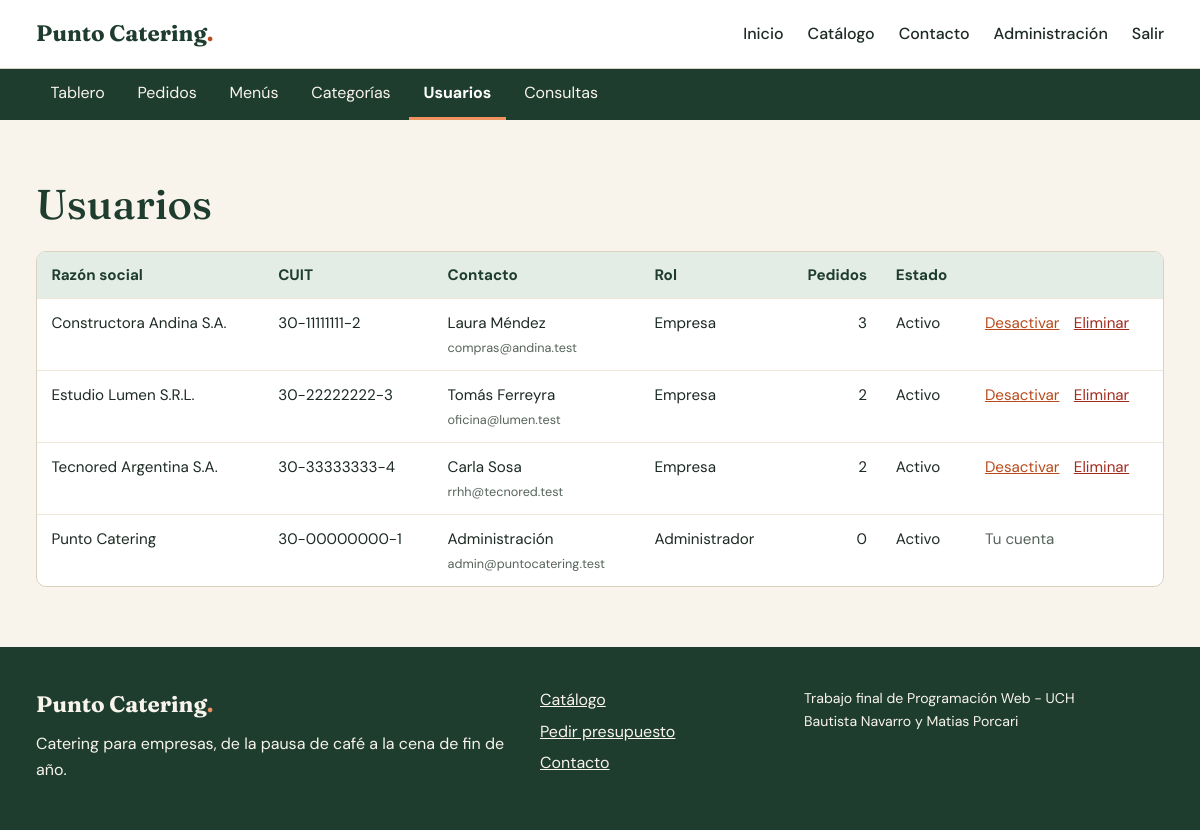
The app's page /admin/usuarios.php (signed in) with its own data.
### tables this page shows
CREATE TABLE usuarios (
    id_usuario       INT UNSIGNED AUTO_INCREMENT PRIMARY KEY,
    razon_social     VARCHAR(120) NOT NULL,
    cuit             CHAR(13) NOT NULL UNIQUE,             
    nombre_contacto  VARCHAR(100) NOT NULL,
    correo           VARCHAR(150) NOT NULL UNIQUE,
    telefono         VARCHAR(30) NOT NULL,
    contrasena_hash  VARCHAR(255) NOT NULL,                
    rol              ENUM('cliente', 'administrador') NOT NULL DEFAULT 'cliente',
    activo           TINYINT(1) NOT NULL DEFAULT 1,        
    fecha_alta       TIMESTAMP NOT NULL DEFAULT CURRENT_TIMESTAMP
);

### includes/funciones.php (called while the page is built, shortened)
<?php
function escapar(mixed $valor): string
{
    return htmlspecialchars((string) $valor, ENT_QUOTES, 'UTF-8');
}

### includes/conexion.php (called while the page is built, shortened)
<?php
function obtener_conexion(): PDO
{
    static $conexion = null;
    if ($conexion === null) {
        $origen = 'mysql:host=' . BD_SERVIDOR . ';dbname=' . BD_NOMBRE . ';charset=utf8mb4';
        $conexion = new PDO($origen, BD_USUARIO, BD_CONTRASENA, [
            PDO::ATTR_ERRMODE => PDO::ERRMODE_EXCEPTION,
            PDO::ATTR_DEFAULT_FETCH_MODE => PDO::FETCH_ASSOC,
            PDO::ATTR_EMULATE_PREPARES => false,
        ]);
    }
    return $conexion;
}

### includes/sesion.php (called while the page is built, shortened)
<?php
function usuario_actual(): ?array
{
    static $usuario = null;
    static $consultado = false;
    if (!$consultado) {
        if (isset($_SESSION['id_usuario'])) {
            $consulta = obtener_conexion()->prepare('SELECT * FROM usuarios WHERE id_usuario = ? AND activo = 1');
            $consulta->execute([$_SESSION['id_usuario']]);
            $usuario = $consulta->fetch() ?: null;
        }
    }
    return $usuario;
}
function requerir_sesion(): array
{
    $usuario = usuario_actual();
    return $usuario;
}
function requerir_administrador(): array
{
    $usuario = requerir_sesion();
    return $usuario;
}

### admin/usuarios.php (the view, shortened to what this page needs)
<?php
$administrador = requerir_administrador();
$conexion = obtener_conexion();
$usuarios = $conexion->query(
    'SELECT u.*, COUNT(p.id_pedido) AS cantidad_pedidos
     FROM usuarios u
     LEFT JOIN pedidos p ON p.id_usuario = u.id_usuario
     GROUP BY u.id_usuario
     ORDER BY u.rol, u.razon_social'
)->fetchAll();
require __DIR__ . '/../includes/encabezado.php';
?>
<section class="seccion">
    <div class="contenedor">
        <h1>Usuarios</h1>
        <div class="tabla-contenedor">
            <table class="tabla">
                <thead>
                    <tr>
                        <th scope="col">Razón social</th>
                        <th scope="col">CUIT</th>
                        <th scope="col">Contacto</th>
                        <th scope="col">Rol</th>
                        <th scope="col" class="celda-numero">Pedidos</th>
                        <th scope="col">Estado</th>
                        <th scope="col"><span class="solo-lector">Acciones</span></th>
                    </tr>
                </thead>
                <tbody>
                    <?php foreach ($usuarios as $fila): ?>
                        <tr>
                            <td><?= escapar($fila['razon_social']) ?></td>
                            <td class="celda-sin-corte"><?= escapar($fila['cuit']) ?></td>
                            <td><?= escapar($fila['nombre_contacto']) ?><br><small class="texto-suave"><?= escapar($fila['correo']) ?></small></td>
                            <td><?= $fila['rol'] === 'administrador' ? 'Administrador' : 'Empresa' ?></td>
                            <td class="celda-numero"><?= (int) $fila['cantidad_pedidos'] ?></td>
                            <td><?= $fila['activo'] ? 'Activo' : '<span class="texto-suave">Inactivo</span>' ?></td>
                            <td>
                                <?php if ((int) $fila['id_usuario'] !== (int) $administrador['id_usuario']): ?>
                                    <div class="acciones-fila">
                                        <form method="post">
                                            <button class="enlace-boton" type="submit"><?= $fila['activo'] ? 'Desactivar' : 'Activar' ?></button>
                                        </form>
                                        <form method="post" data-confirmar="¿Eliminar a «<?= escapar($fila['razon_social']) ?>»?">
                                            <button class="enlace-boton enlace-peligro" type="submit">Eliminar</button>
                                        </form>
                                    </div>
                                <?php else: ?>
                                    <span class="texto-suave">Tu cuenta</span>
                                <?php endif; ?>
                            </td>
                        </tr>
                    <?php endforeach; ?>
                </tbody>
            </table>
        </div>
    </div>
</section>
<?php require __DIR__ . '/../includes/pie.php'; ?>

### recursos/css/estilos.css (style rules this page uses)
:root { --verde-profundo: #1f3d2f; --verde-medio: #2f5d47; --verde-suave: #e3ece5; --naranja: #b84a1b; --naranja-oscuro: #973a13; --crema: #f8f4eb; --crema-oscuro: #efe8d8; --blanco: #ffffff; --tinta: #1d2a23; --tinta-suave: #56635b; --borde: #d9d2c1; --rojo: #a32c20; --rojo-suave: #fbeae7; --verde-exito-suave: #e1f1e4; --ambar-suave: #fbf0d3; --ambar-texto: #6f4f00; --azul-suave: #e2ecf7; --azul-texto: #1d4c80; --gris-suave: #e9e9e6; --fuente-titulos: "Fraunces", Georgia, "Times New Roman", serif; --fuente-texto: "DM Sans", "Segoe UI", Arial, sans-serif; --radio: 10px; --sombra: 0 1px 3px rgba(31, 61, 47, 0.12); }
*, *::before, *::after { box-sizing: border-box; }
body { margin: 0; min-height: 100vh; display: flex; flex-direction: column; background: var(--crema); color: var(--tinta); font-family: var(--fuente-texto); font-size: 1rem; line-height: 1.6; }
h1, h2, h3 { margin: 0 0 0.5em; font-family: var(--fuente-titulos); font-weight: 500; line-height: 1.2; color: var(--verde-profundo); }
h1 { font-size: clamp(1.9rem, 4vw, 2.6rem); }
.contenedor { width: 100%; max-width: 1160px; margin-inline: auto; padding-inline: 16px; }
.seccion { padding-block: clamp(2rem, 5vw, 4rem); }
.texto-suave { color: var(--tinta-suave); }
.navegacion > a:not(.boton), .enlace-boton { padding: 0.5rem 0; color: var(--tinta); text-decoration: none; font-weight: 500; }
.enlace-boton { border: 0; background: none; font: inherit; font-weight: 500; cursor: pointer; padding: 0; }
.acciones-fila .enlace-boton { color: var(--naranja); text-decoration: underline; font-weight: 400; }
.acciones-fila .enlace-peligro { color: var(--rojo); }
.tabla-contenedor { position: relative; overflow-x: auto; background: var(--blanco); border: 1px solid var(--borde); border-radius: var(--radio); }
.tabla { width: 100%; border-collapse: collapse; font-size: 0.95rem; }
.tabla th, .tabla td { padding: 0.7rem 0.9rem; text-align: left; vertical-align: top; border-bottom: 1px solid var(--crema-oscuro); }
.tabla thead th { background: var(--verde-suave); color: var(--verde-profundo); font-weight: 700; white-space: nowrap; }
.tabla tbody tr:last-child td, .tabla tfoot tr:last-child th, .tabla tfoot tr:last-child td { border-bottom: 0; }
.tabla .celda-numero { text-align: right; white-space: nowrap; }
.celda-sin-corte { white-space: nowrap; }
.acciones-fila { display: flex; flex-wrap: wrap; align-items: center; gap: 0.25rem 0.9rem; }
.acciones-fila form { margin: 0; }

### records on screen
usuarios: razon_social "Constructora Andina S.A.", cuit "30-11111111-2", nombre_contacto "Laura Méndez", correo "compras@andina.test", rol "Empresa", cantidad_pedidos "3", activo "Activo"
usuarios: razon_social "Estudio Lumen S.R.L.", cuit "30-22222222-3", nombre_contacto "Tomás Ferreyra", correo "oficina@lumen.test", rol "Empresa", cantidad_pedidos "2", activo "Activo"
usuarios: razon_social "Tecnored Argentina S.A.", cuit "30-33333333-4", nombre_contacto "Carla Sosa", correo "rrhh@tecnored.test", rol "Empresa", cantidad_pedidos "2", activo "Activo"
usuarios: razon_social "Punto Catering", cuit "30-00000000-1", nombre_contacto "Administración", correo "admin@puntocatering.test", rol "Administrador", cantidad_pedidos "0", activo "Activo", shows "Tu cuenta"

### other values on screen
escapar($texto) "Tablero"
escapar($texto) "Pedidos"
escapar($texto) "Menús"
escapar($texto) "Categorías"
escapar($texto) "Usuarios"
escapar($texto) "Consultas"
